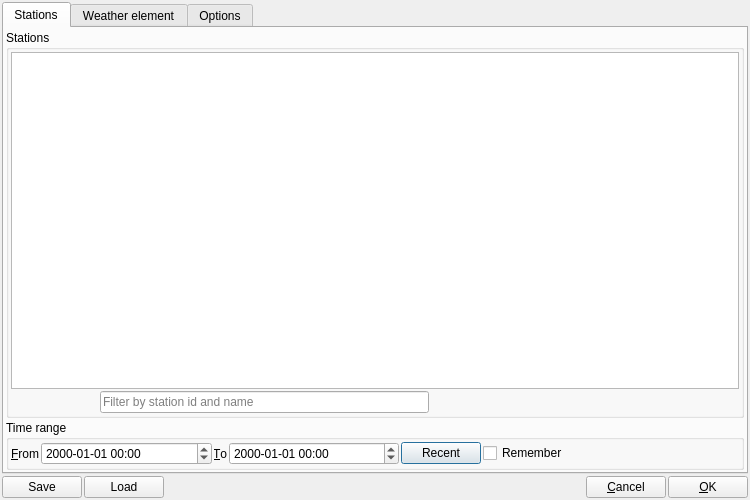
<?xml version="1.0" encoding="UTF-8"?>
<ui version="4.0">
 <class>ErrorSearchDialog</class>
 <widget class="QDialog" name="ErrorSearchDialog">
  <property name="geometry">
   <rect>
    <x>0</x>
    <y>0</y>
    <width>750</width>
    <height>500</height>
   </rect>
  </property>
  <property name="windowTitle">
   <string>Error Search</string>
  </property>
  <property name="windowIcon">
  <iconset>icons:search_red.svg</iconset>
  </property>
  <layout class="QVBoxLayout" name="verticalLayout_6">
   <property name="spacing">
    <number>2</number>
   </property>
   <property name="leftMargin">
    <number>2</number>
   </property>
   <property name="topMargin">
    <number>2</number>
   </property>
   <property name="rightMargin">
    <number>2</number>
   </property>
   <property name="bottomMargin">
    <number>2</number>
   </property>
   <item>
    <widget class="QTabWidget" name="tabWidget">
     <property name="currentIndex">
      <number>0</number>
     </property>
     <widget class="QWidget" name="tabStations">
      <attribute name="title">
       <string>Stations</string>
      </attribute>
      <layout class="QVBoxLayout" name="verticalLayout_3" stretch="1,0">
       <property name="spacing">
        <number>2</number>
       </property>
       <property name="sizeConstraint">
        <enum>QLayout::SetMinimumSize</enum>
       </property>
       <property name="leftMargin">
        <number>2</number>
       </property>
       <property name="topMargin">
        <number>2</number>
       </property>
       <property name="rightMargin">
        <number>2</number>
       </property>
       <property name="bottomMargin">
        <number>2</number>
       </property>
       <item>
        <widget class="QGroupBox" name="stationGroup">
         <property name="sizePolicy">
          <sizepolicy hsizetype="Preferred" vsizetype="Minimum">
           <horstretch>0</horstretch>
           <verstretch>0</verstretch>
          </sizepolicy>
         </property>
         <property name="title">
          <string>Stations</string>
         </property>
         <layout class="QGridLayout" name="gridLayout" rowstretch="1,0" columnstretch="0,0,1,0">
          <property name="leftMargin">
           <number>2</number>
          </property>
          <property name="topMargin">
           <number>2</number>
          </property>
          <property name="rightMargin">
           <number>2</number>
          </property>
          <property name="bottomMargin">
           <number>2</number>
          </property>
          <property name="spacing">
           <number>2</number>
          </property>
          <item row="0" column="0" colspan="4">
           <widget class="QTreeView" name="treeStations"/>
          </item>
          <item row="1" column="0">
           <spacer name="horizontalSpacer_3">
            <property name="orientation">
             <enum>Qt::Horizontal</enum>
            </property>
            <property name="sizeHint" stdset="0">
             <size>
              <width>78</width>
              <height>20</height>
             </size>
            </property>
           </spacer>
          </item>
          <item row="1" column="1">
           <widget class="QLabel" name="labelFilter">
            <property name="text">
             <string/>
            </property>
            <property name="textFormat">
             <enum>Qt::PlainText</enum>
            </property>
            <property name="pixmap">
             <pixmap>icons:filter.svg</pixmap>
            </property>
           </widget>
          </item>
          <item row="1" column="2">
           <widget class="QLineEdit" name="editFilter">
            <property name="placeholderText">
             <string>Filter by station id and name</string>
            </property>
           </widget>
          </item>
          <item row="1" column="3">
           <spacer name="horizontalSpacer_4">
            <property name="orientation">
             <enum>Qt::Horizontal</enum>
            </property>
            <property name="sizeHint" stdset="0">
             <size>
              <width>308</width>
              <height>20</height>
             </size>
            </property>
           </spacer>
          </item>
         </layout>
        </widget>
       </item>
       <item>
        <widget class="QGroupBox" name="timeGroup">
         <property name="title">
          <string>Time range</string>
         </property>
         <layout class="QHBoxLayout" name="horizontalLayout" stretch="0,1,0,1,0,0,1">
          <property name="spacing">
           <number>2</number>
          </property>
          <property name="leftMargin">
           <number>2</number>
          </property>
          <property name="topMargin">
           <number>2</number>
          </property>
          <property name="rightMargin">
           <number>2</number>
          </property>
          <property name="bottomMargin">
           <number>2</number>
          </property>
          <item>
           <widget class="QLabel" name="labelFrom">
            <property name="text">
             <string>&amp;From</string>
            </property>
            <property name="alignment">
             <set>Qt::AlignRight|Qt::AlignTrailing|Qt::AlignVCenter</set>
            </property>
            <property name="buddy">
             <cstring>fromTime</cstring>
            </property>
           </widget>
          </item>
          <item>
           <widget class="MiDateTimeEdit" name="fromTime">
            <property name="displayFormat">
             <string>yyyy-MM-dd hh:mm</string>
            </property>
           </widget>
          </item>
          <item>
           <widget class="QLabel" name="labelTo">
            <property name="text">
             <string>&amp;To</string>
            </property>
            <property name="alignment">
             <set>Qt::AlignRight|Qt::AlignTrailing|Qt::AlignVCenter</set>
            </property>
            <property name="buddy">
             <cstring>toTime</cstring>
            </property>
           </widget>
          </item>
          <item>
           <widget class="MiDateTimeEdit" name="toTime">
            <property name="displayFormat">
             <string>yyyy-MM-dd hh:mm</string>
            </property>
           </widget>
          </item>
          <item>
           <widget class="QPushButton" name="buttonDefaultTime">
            <property name="toolTip">
             <string>Sets the time range to cover approximately the last 2 days.</string>
            </property>
            <property name="text">
             <string>Recent</string>
            </property>
           </widget>
          </item>
          <item>
           <widget class="QCheckBox" name="checkRememberTimes">
            <property name="toolTip">
             <string>Remember the chosen time span.</string>
            </property>
            <property name="text">
             <string>Remember</string>
            </property>
           </widget>
          </item>
          <item>
           <spacer name="horizontalSpacer_2">
            <property name="orientation">
             <enum>Qt::Horizontal</enum>
            </property>
            <property name="sizeHint" stdset="0">
             <size>
              <width>40</width>
              <height>20</height>
             </size>
            </property>
           </spacer>
          </item>
         </layout>
        </widget>
       </item>
      </layout>
     </widget>
     <widget class="QWidget" name="tabParameters">
      <attribute name="title">
       <string>Weather element</string>
      </attribute>
      <layout class="QHBoxLayout" name="horizontalLayout_4" stretch="1,0,1">
       <property name="spacing">
        <number>2</number>
       </property>
       <property name="sizeConstraint">
        <enum>QLayout::SetMinimumSize</enum>
       </property>
       <property name="leftMargin">
        <number>2</number>
       </property>
       <property name="topMargin">
        <number>2</number>
       </property>
       <property name="rightMargin">
        <number>2</number>
       </property>
       <property name="bottomMargin">
        <number>2</number>
       </property>
       <item>
        <widget class="QGroupBox" name="groupBox">
         <property name="sizePolicy">
          <sizepolicy hsizetype="MinimumExpanding" vsizetype="Preferred">
           <horstretch>0</horstretch>
           <verstretch>0</verstretch>
          </sizepolicy>
         </property>
         <property name="title">
          <string>Available</string>
         </property>
         <layout class="QVBoxLayout" name="verticalLayout_4" stretch="1,0">
          <property name="spacing">
           <number>2</number>
          </property>
          <property name="sizeConstraint">
           <enum>QLayout::SetMinimumSize</enum>
          </property>
          <property name="leftMargin">
           <number>2</number>
          </property>
          <property name="topMargin">
           <number>2</number>
          </property>
          <property name="rightMargin">
           <number>2</number>
          </property>
          <property name="bottomMargin">
           <number>2</number>
          </property>
          <item>
           <widget class="QListView" name="listParamAvailable">
            <property name="sizePolicy">
             <sizepolicy hsizetype="MinimumExpanding" vsizetype="Expanding">
              <horstretch>0</horstretch>
              <verstretch>0</verstretch>
             </sizepolicy>
            </property>
            <property name="minimumSize">
             <size>
              <width>100</width>
              <height>0</height>
             </size>
            </property>
            <property name="selectionMode">
             <enum>QAbstractItemView::MultiSelection</enum>
            </property>
           </widget>
          </item>
          <item>
           <layout class="QHBoxLayout" name="horizontalLayout_5" stretch="0,1">
            <property name="spacing">
             <number>2</number>
            </property>
            <property name="sizeConstraint">
             <enum>QLayout::SetMinimumSize</enum>
            </property>
            <item>
             <widget class="QLabel" name="label">
              <property name="text">
               <string>Sho&amp;w only:</string>
              </property>
              <property name="buddy">
               <cstring>comboParamGroup</cstring>
              </property>
             </widget>
            </item>
            <item>
             <widget class="QComboBox" name="comboParamGroup"/>
            </item>
           </layout>
          </item>
         </layout>
        </widget>
       </item>
       <item>
        <layout class="QVBoxLayout" name="verticalLayout_2">
         <property name="spacing">
          <number>2</number>
         </property>
         <property name="sizeConstraint">
          <enum>QLayout::SetMinimumSize</enum>
         </property>
         <property name="leftMargin">
          <number>10</number>
         </property>
         <property name="topMargin">
          <number>2</number>
         </property>
         <property name="rightMargin">
          <number>2</number>
         </property>
         <property name="bottomMargin">
          <number>2</number>
         </property>
         <item>
          <spacer name="verticalSpacer_2">
           <property name="orientation">
            <enum>Qt::Vertical</enum>
           </property>
           <property name="sizeHint" stdset="0">
            <size>
             <width>20</width>
             <height>40</height>
            </size>
           </property>
          </spacer>
         </item>
         <item>
          <widget class="QPushButton" name="buttonParamSelect">
           <property name="sizePolicy">
            <sizepolicy hsizetype="MinimumExpanding" vsizetype="Fixed">
             <horstretch>0</horstretch>
             <verstretch>0</verstretch>
            </sizepolicy>
           </property>
           <property name="toolTip">
            <string>add to chosen values</string>
           </property>
           <property name="text">
            <string notr="true">&amp;Add</string>
           </property>
           <property name="icon">
            <iconset theme="add">
             <normaloff/>
            </iconset>
           </property>
          </widget>
         </item>
         <item>
          <widget class="QPushButton" name="buttonParamDeselect">
           <property name="sizePolicy">
            <sizepolicy hsizetype="MinimumExpanding" vsizetype="Fixed">
             <horstretch>0</horstretch>
             <verstretch>0</verstretch>
            </sizepolicy>
           </property>
           <property name="toolTip">
            <string>remove from chosen values</string>
           </property>
           <property name="text">
            <string notr="true">&amp;Remove</string>
           </property>
           <property name="icon">
            <iconset theme="remove">
             <normaloff/>
            </iconset>
           </property>
          </widget>
         </item>
         <item>
          <widget class="QPushButton" name="buttonParamSelectAll">
           <property name="sizePolicy">
            <sizepolicy hsizetype="MinimumExpanding" vsizetype="Fixed">
             <horstretch>0</horstretch>
             <verstretch>0</verstretch>
            </sizepolicy>
           </property>
           <property name="text">
            <string>A&amp;ll</string>
           </property>
           <property name="icon">
            <iconset theme="add">
             <normaloff/>
            </iconset>
           </property>
          </widget>
         </item>
         <item>
          <widget class="QPushButton" name="buttonParamDeselectAll">
           <property name="sizePolicy">
            <sizepolicy hsizetype="MinimumExpanding" vsizetype="Fixed">
             <horstretch>0</horstretch>
             <verstretch>0</verstretch>
            </sizepolicy>
           </property>
           <property name="text">
            <string>&amp;None</string>
           </property>
          </widget>
         </item>
         <item>
          <spacer name="verticalSpacer_3">
           <property name="orientation">
            <enum>Qt::Vertical</enum>
           </property>
           <property name="sizeHint" stdset="0">
            <size>
             <width>20</width>
             <height>40</height>
            </size>
           </property>
          </spacer>
         </item>
        </layout>
       </item>
       <item>
        <widget class="QGroupBox" name="groupBox_2">
         <property name="sizePolicy">
          <sizepolicy hsizetype="MinimumExpanding" vsizetype="Preferred">
           <horstretch>0</horstretch>
           <verstretch>0</verstretch>
          </sizepolicy>
         </property>
         <property name="title">
          <string>Chosen</string>
         </property>
         <layout class="QVBoxLayout" name="verticalLayout_5">
          <property name="spacing">
           <number>2</number>
          </property>
          <property name="sizeConstraint">
           <enum>QLayout::SetMinimumSize</enum>
          </property>
          <property name="leftMargin">
           <number>2</number>
          </property>
          <property name="topMargin">
           <number>2</number>
          </property>
          <property name="rightMargin">
           <number>2</number>
          </property>
          <property name="bottomMargin">
           <number>2</number>
          </property>
          <item>
           <widget class="QListView" name="listParamChosen">
            <property name="sizePolicy">
             <sizepolicy hsizetype="MinimumExpanding" vsizetype="Expanding">
              <horstretch>0</horstretch>
              <verstretch>0</verstretch>
             </sizepolicy>
            </property>
            <property name="minimumSize">
             <size>
              <width>100</width>
              <height>0</height>
             </size>
            </property>
            <property name="selectionMode">
             <enum>QAbstractItemView::MultiSelection</enum>
            </property>
           </widget>
          </item>
         </layout>
        </widget>
       </item>
      </layout>
     </widget>
     <widget class="QWidget" name="tabOptions">
      <attribute name="title">
       <string>Options</string>
      </attribute>
      <layout class="QVBoxLayout" name="verticalLayout">
       <property name="spacing">
        <number>2</number>
       </property>
       <property name="leftMargin">
        <number>2</number>
       </property>
       <property name="topMargin">
        <number>2</number>
       </property>
       <property name="rightMargin">
        <number>2</number>
       </property>
       <property name="bottomMargin">
        <number>2</number>
       </property>
       <item>
        <widget class="QCheckBox" name="checkIgnoreUnofficial">
         <property name="toolTip">
          <string>If checked, errors in unofficial parameters will be excluded from the error list.</string>
         </property>
         <property name="text">
          <string>Ignore unofficial parameters</string>
         </property>
         <property name="checked">
          <bool>true</bool>
         </property>
        </widget>
       </item>
       <item>
        <widget class="QCheckBox" name="checkErrorsForSalen">
         <property name="text">
          <string>Filter errors for Salen</string>
         </property>
        </widget>
       </item>
       <item>
        <spacer name="verticalSpacer">
         <property name="orientation">
          <enum>Qt::Vertical</enum>
         </property>
         <property name="sizeHint" stdset="0">
          <size>
           <width>20</width>
           <height>398</height>
          </size>
         </property>
        </spacer>
       </item>
      </layout>
     </widget>
    </widget>
   </item>
   <item>
    <layout class="QHBoxLayout" name="horizontalLayout_3">
     <property name="spacing">
      <number>2</number>
     </property>
     <item>
      <widget class="QPushButton" name="buttonSave">
       <property name="text">
        <string>Save</string>
       </property>
      </widget>
     </item>
     <item>
      <widget class="QPushButton" name="buttonRestore">
       <property name="text">
        <string>Load</string>
       </property>
      </widget>
     </item>
     <item>
      <spacer name="horizontalSpacer">
       <property name="orientation">
        <enum>Qt::Horizontal</enum>
       </property>
       <property name="sizeHint" stdset="0">
        <size>
         <width>0</width>
         <height>20</height>
        </size>
       </property>
      </spacer>
     </item>
     <item>
      <widget class="QPushButton" name="buttonCancel">
       <property name="text">
        <string>&amp;Cancel</string>
       </property>
      </widget>
     </item>
     <item>
      <widget class="QPushButton" name="buttonOk">
       <property name="text">
        <string>&amp;OK</string>
       </property>
      </widget>
     </item>
    </layout>
   </item>
  </layout>
 </widget>
 <customwidgets>
  <customwidget>
   <class>MiDateTimeEdit</class>
   <extends>QDateTimeEdit</extends>
   <header>util/MiDateTimeEdit.hh</header>
  </customwidget>
 </customwidgets>
 <resources/>
 <connections>
  <connection>
   <sender>buttonDefaultTime</sender>
   <signal>clicked()</signal>
   <receiver>ErrorSearchDialog</receiver>
   <slot>onSetRecentTimes()</slot>
   <hints>
    <hint type="sourcelabel">
     <x>479</x>
     <y>454</y>
    </hint>
    <hint type="destinationlabel">
     <x>572</x>
     <y>542</y>
    </hint>
   </hints>
  </connection>
  <connection>
   <sender>buttonCancel</sender>
   <signal>clicked()</signal>
   <receiver>ErrorSearchDialog</receiver>
   <slot>reject()</slot>
   <hints>
    <hint type="sourcelabel">
     <x>598</x>
     <y>484</y>
    </hint>
    <hint type="destinationlabel">
     <x>501</x>
     <y>473</y>
    </hint>
   </hints>
  </connection>
  <connection>
   <sender>buttonOk</sender>
   <signal>clicked()</signal>
   <receiver>ErrorSearchDialog</receiver>
   <slot>accept()</slot>
   <hints>
    <hint type="sourcelabel">
     <x>704</x>
     <y>478</y>
    </hint>
    <hint type="destinationlabel">
     <x>536</x>
     <y>482</y>
    </hint>
   </hints>
  </connection>
  <connection>
   <sender>editFilter</sender>
   <signal>textChanged(QString)</signal>
   <receiver>ErrorSearchDialog</receiver>
   <slot>onFilterStations(QString)</slot>
   <hints>
    <hint type="sourcelabel">
     <x>34</x>
     <y>397</y>
    </hint>
    <hint type="destinationlabel">
     <x>204</x>
     <y>475</y>
    </hint>
   </hints>
  </connection>
 </connections>
 <slots>
  <slot>onSetRecentTimes()</slot>
  <slot>onFilterStations(QString)</slot>
 </slots>
</ui>
